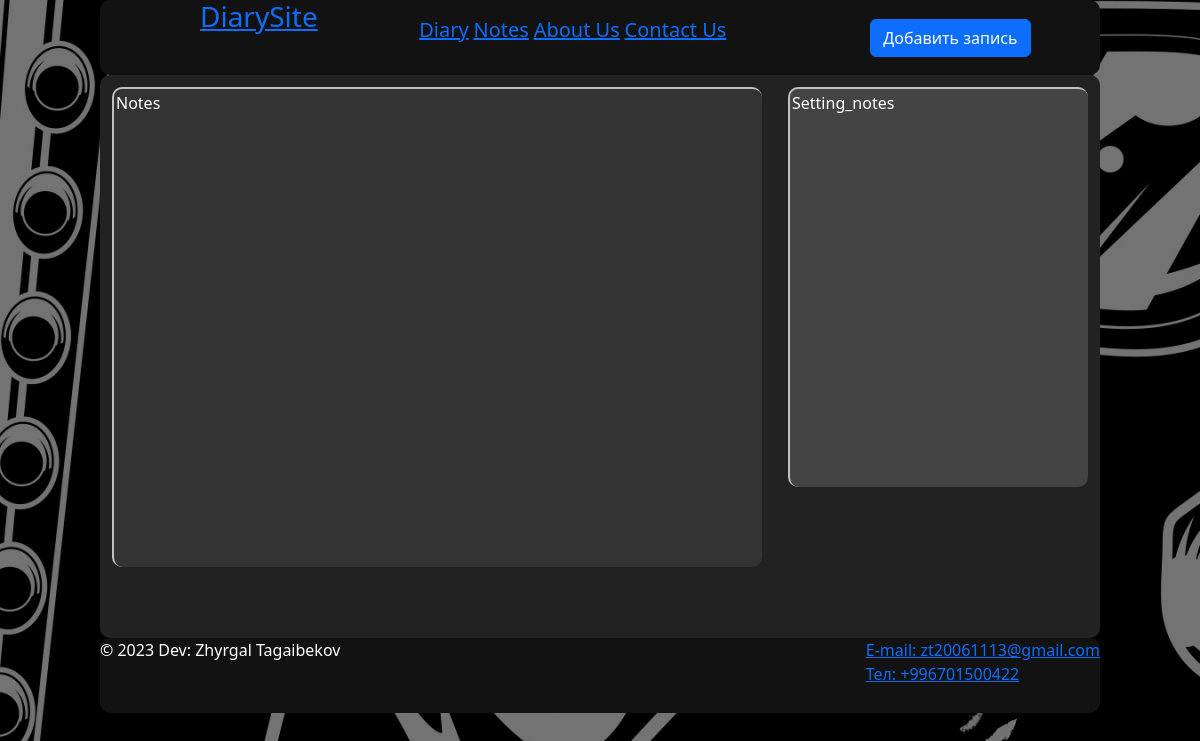
Before: /notes/ with the older database file.
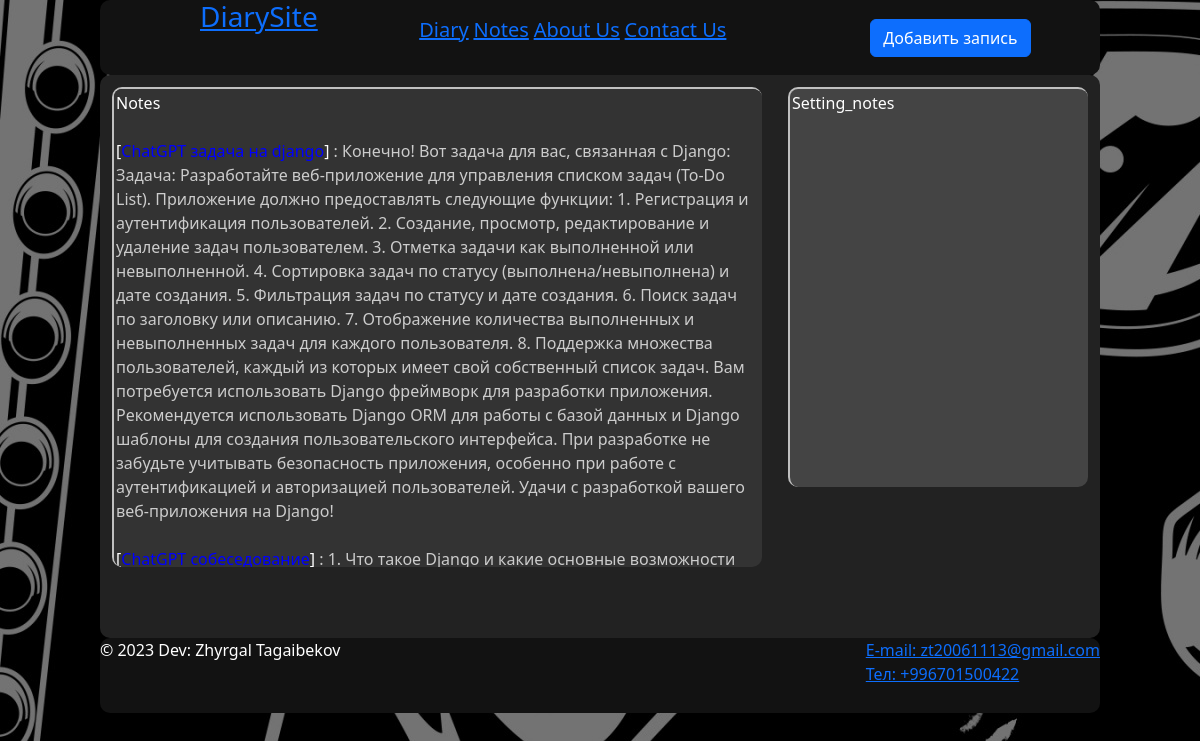
After: the same page with the newer database file.
### main/models.py (models this page shows, shortened)
class NotesModel(models.Model):
    title = models.CharField(max_length=255, verbose_name='Заголовок')
    slug = models.SlugField(max_length=255, db_index=True, unique=True, verbose_name='URL')
    content = models.TextField(verbose_name='Текст')
    time_create = models.DateTimeField(verbose_name='Время создание', auto_now_add=True)
    time_update = models.DateTimeField(verbose_name='Время обновление', auto_now=True)
    is_published = models.BooleanField(verbose_name='Публикация', default=True)
    class Meta:
        verbose_name = 'Заметка'
        verbose_name_plural = 'Заметки'
        ordering = ['-time_create', 'id']

### main/views.py (the view)
# urls.py: path('notes/', NotesPage, name='notes_page'),
def NotesPage(request):
    notes = NotesModel.objects.filter(is_published=True)
    context = {
        'title': 'Заметки',
        'notes': notes,
    }
    return render(request, 'main/notes.html', context=context)

### main/templates/main/notes.html (shortened to what this page needs)
{% extends 'layout.html' %}
{% load static %}
{% block content %}
<div class="left">
    <ul class="history">
    Notes
        {% for note in notes %}
            <li>
                <br>
                [<span class="time_create_diary">{{ note.title }}</span>] <span class="content_diary">: {{ note.content }}</span>
                <br>
            </li>
        {% endfor %}
    </ul>
</div>
<div class="right">
  <div class="setting_diary">
    Setting_notes
  </div>
</div>
{% endblock %}

### main/templates/layout.html (shortened to what this page needs)
<!DOCTYPE html>
{% load bootstrap5 %}
{% load static %}
<html lang="ru">
<head>
    <link href="{% static 'main/src/bootstrap/css/bootstrap.min.css' %}" type="text/css" rel="stylesheet">
    <link href="{% static 'fontawesomefree/css/all.min.css' %}" rel="stylesheet" type="text/css">
    <link rel="stylesheet" href="{% static 'main/css/styles.css' %}">
</head>
<body style="background: url({% static 'main/img/6.jpg' %}) repeat-y;">
<header class="header" id="header">
    <h3 class="mainName"><a href="{% url 'home' %}">DiarySite</a></h3>
    <aside class="nav">
        <ul>
            <li><a href="{% url 'diary_page' %}"> Diary </a></li> &nbsp;
            <li><a href="{% url 'notes_page' %}"> Notes </a></li> &nbsp;
            <li><a href="{% url 'aboutUs' %}">About Us</a></li> &nbsp;
            <li><a href="{% url 'contactUs' %}">Contact Us</a></li> &nbsp;
        </ul>
    </aside>
    <div class="left-block">
        <a href="{% url 'add_notes_page' %}">
            <button class='btn btn-primary add-btn' type="button">Добавить запись</button>
        </a>
    </div>
</header>
<main class="main" id="main">
    <content>
        {% block content %}
        {% endblock %}
    </content>
</main>
<footer class="footer" id="footer">
    <span class="copy">&copy; 2023 Dev: Zhyrgal Tagaibekov</span>
    <address class="address_footer">
        <div class="contact_us">
            <a class="email" href="mailto: zt20061113@gmail.com">E-mail: zt20061113@gmail.com</a>
            <br>
            <a href="tel: +996701500422">Тел: +996701500422</a>
        </div>
    </address>
</footer>
</body>
</html>

### main/static/main/css/styles.css (style rules this page uses)
* { list-style: none; }
body { color: white; width: 1000px; margin: auto; }
#header { background-color: #121212; min-height: 75px; display: flex; border-radius: 10px; }
.nav { margin: auto; }
.nav ul { display: flex; list-style: none; font-size: 1.15em }
.nav ul li { font-size: 1.25rem; }
.mainName { margin-left: 100px; max-width: 150px; }
.left-block { float: left; margin: auto; }
#main { min-height: 563px; height: 100%; background-color: #222; border-radius: 10px; }
.left { float: left; width: 65%; margin-top: 10px; margin: 12px; }
.right { float: right; width: 30%; height: 400px; margin: 12px; }
.setting_diary { background-color: #444; border-radius: 10px; height: 100%; border-top: solid silver 2px; border-left: solid silver 2px; padding: 2px; overflow: scroll; }
.history { width: 650px; height: 480px; padding: 2px; margin: auto; background: #333; border-top: solid silver 2px; border-left: solid silver 2px; border-radius: 10px; overflow: auto; scroll-behavior: smooth; }
.time_create_diary { color: blue; }
.content_diary { width: 500px; color: #ccc; height: auto; left: 300xp; }
#footer { background-color: #121212; min-height: 75px; border-radius: 10px; }
.copy { margin: auto; }
.address_footer { float: right; margin: auto; margin-left: 50px; }

Changed rows visible on the page:
added NotesModel: title "ChatGPT задача на django", content "Конечно! Вот задача для вас, связанная с Django: Задача: Разработайте веб-приложение для управления списком задач (To-Do List). Приложение должно предоставлять следующие функции: 1. Регистрация и аутентификация пользователей. 2. Создание, просмотр, редактирование и удаление задач пользователем. 3. Отметка задачи как выполненной или невыполненной. 4. Сортировка задач по статусу (выполнена/невыполнена) и дате создания. 5. Фильтрация задач по статусу и дате создания. 6. Поиск задач по заголовку или описанию. 7. Отображение количества выполненных и невыполненных задач для каждого пользователя. 8. Поддержка множества пользователей, каждый из которых имеет свой собственный список задач. Вам…"
added NotesModel: title "ChatGPT собеседование", content "1. Что такое Django и какие основные возможности…"
